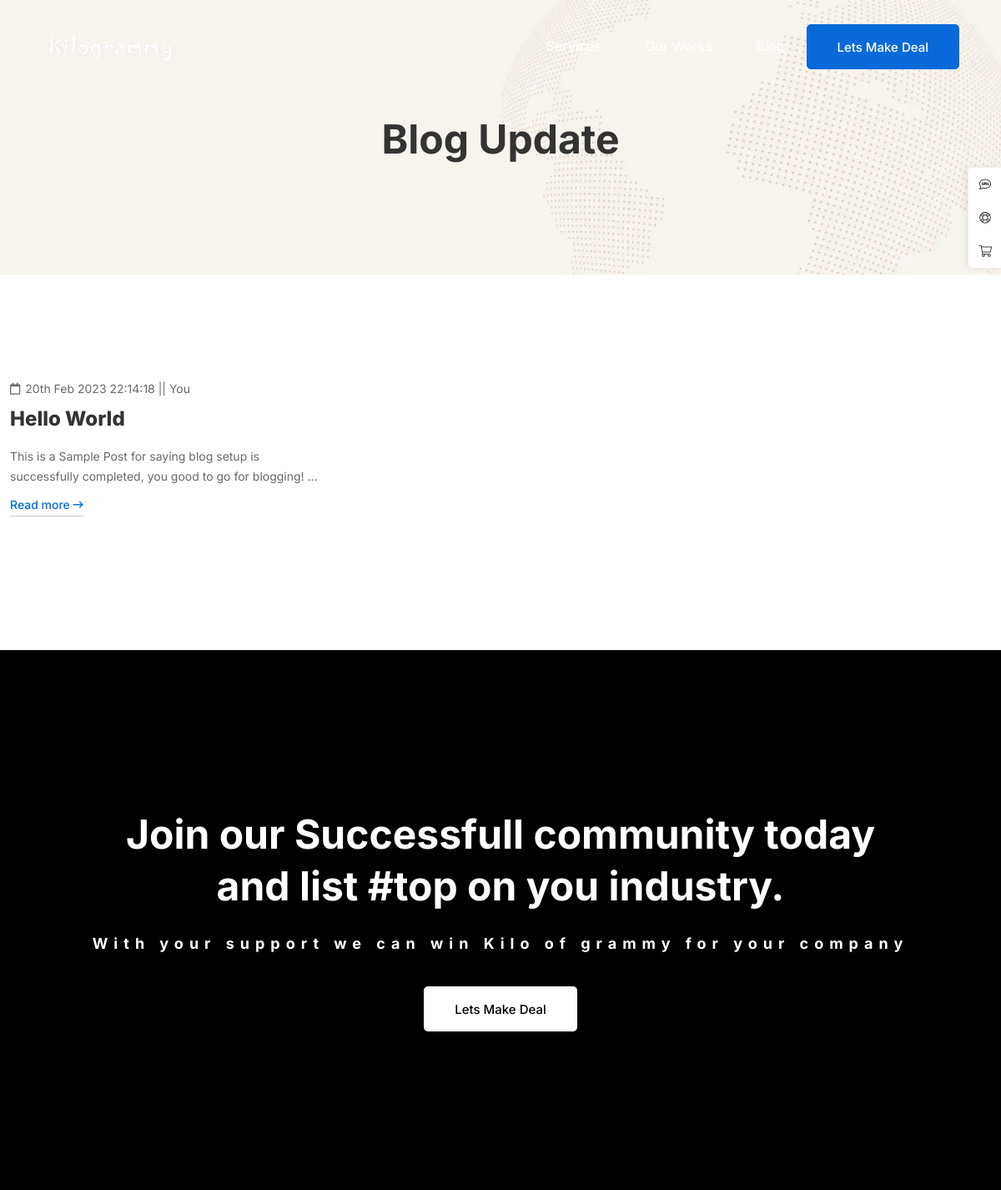
/blog/index.php, run on the app's committed database.
### tables this page shows
CREATE TABLE `blog_posts` (
  `id` int(11) NOT NULL,
  `postTitle` varchar(200) NOT NULL,
  `description` text NOT NULL,
  `content` text NOT NULL,
  `post_date` timestamp NOT NULL DEFAULT current_timestamp() ON UPDATE current_timestamp(),
  `auther` varchar(25) NOT NULL,
  `catinfo` varchar(11) DEFAULT NULL
);

### blog/index.php (the view, shortened to what this page needs)
<?php
	require_once('../inc/dbconfig.php');
?>
<!DOCTYPE html>
<html lang="en">
<head>
<met win="twitter:title" content="Who is Developer Adura? - Adura is a skilled developer that own Bring your ideal We can turn it to more powerfull and selling Point by building your company and also make you win #1 rank on google seo world" />
    <link rel="stylesheet" href="../assets/css/vendor/vendor.min.css">
    <link rel="stylesheet" href="../assets/css/plugins/plugins.min.css">
    <link rel="stylesheet" href="../assets/css/style.css">
</head>
<body>
    <div class="header-area header-area--absolute">
        <div class="preview-header-inner header-sticky">
            <div class="container-fluid container-fluid--cp-150">
                <div class="row">
                    <div class="col-lg-12">
                        <div class="header position-relative">
                            <div class="header__logo">
                                <a href="../">
                                    <img src="../assets/images/logo/white-logo.png" width="160" height="48" class="img-fluid light-logo" alt="Kilogrammy Logo">
                                </a>
                            </div>
                            <div class="header__navigation menu-style-four preview-menu d-none d-xl-block">
                                <nav class="navigation-menu navigation-menu--onepage navigation-menu-right">
                                    <ul>
                                        <li><a href="../service"><span>Services</span></a></li>
                                        <li>
                                            <a href="../our-works"><span>Our Works</span></a>
                                       </li>
                                        <li><a href="../blog"><span>Blog</span></a></li>
                                    </ul>
                                </nav>
                            </div>
                            <div class="header__actions--preview">
                                <div class="header__actions">
                                    <div class="header__icons-wrapper header-right-inner" id="hidden-icon-wrapper">
                                        <div class="header-button downlode-btn ml-4">
                                            <a href="../contact-us" class="ht-btn ht-btn-md"> Lets Make Deal </a>
                                        </div>
                                    </div>
                                </div>
                            </div>
                        </div>
                    </div>
                </div>
            </div>
        </div>
    </div>
    <div class="breadcrumb-area">
        <div class="container">
            <div class="row">
                <div class="col-12">
                    <div class="breadcrumb_box text-center">
                        <h2 class="breadcrumb-title">Blog Update</h2>
                    </div>
                </div>
            </div>
        </div>
    </div>
    <div id="main-wrapper">
        <div class="site-wrapper-reveal">
            <div class="blog-pages-wrapper section-space--ptb_100">
                <div class="container">
                    <div class="row">
                        <?php
$query = "SELECT id, postTitle, description, post_date, auther, catinfo FROM blog_posts ORDER BY id DESC";
$result = mysqli_query($con,$query);
if(mysqli_num_rows($result) > 0)
{
  foreach ($result as $row) {
echo " <div class='col-lg-4 col-md-6  mb-30 wow move-up'>
        <div class='single-blog-item blog-grid'>
            <div class='post-info lg-blog-post-info'>
                <div class='post-meta'>
                    <div class='post-date'>
                        <span class='far fa-calendar meta-icon'></span>";
                 echo  date('jS M Y H:i:s', strtotime($row['post_date'])) .' || '. $row['auther'];
               echo    " </div>
                </div>
                <h5 class='post-title font-weight--bold'>";
                echo    " <a href='../how-to/".$row['id']."/".$row['postTitle']."' >".$row['postTitle']."</a>";
                echo    "</h5>
                <div class='post-excerpt mt-15'>";
                echo    "<p>".$row['description']." …</p>";
                echo    "</div>
                <div class='btn-text'>";
                echo    "<a href='../how-to/".$row['id']."/".$row['postTitle']."'>Read more <i class='ml-1 button-icon far fa-long-arrow-right'></i></a>";
                echo    "</div>
            </div>
        </div>
    </div>";
    }
}
else
{
    echo '<div class="alert alert-warning text-center col-md-offset-4 col-md-4 col-sm-12"><h3>no posts found, visit after sometime!</h3></div>';
    die();
}
?>
                    </div>
                </div>
            </div>
<?php
require '../components/footter.php';
?>

### data on the page
blog_posts: post_date "20th Feb 2023 22:14:18", auther "You", postTitle "Hello World", description "This is a Sample Post for saying blog setup is successfully completed, you good to go for blogging!"
